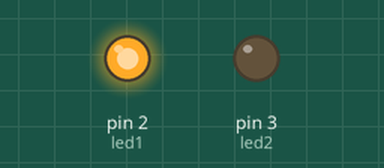
Recording of a sketch running on a simulated Arduino Uno, built with avr-gcc and run on an emulated ATmega328P. On the bench: output pins drawn as LEDs (lit = HIGH). What the sketch prints to the serial monitor is not drawn.

Above: at 5.0 s.
At 12.5 s:
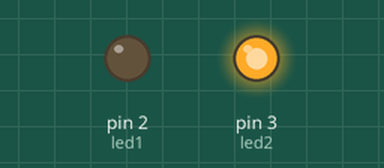
At 14.0 s:
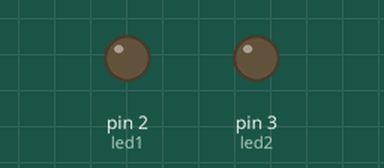
Timing chart, 0 to 19.5 s (numbered marks = the images above):
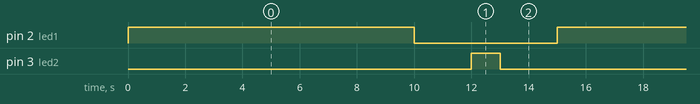

Measured:
- by itself, pin 2 (led1): alternates HIGH for 10.0 s and LOW for 5.0 s
- by itself, pin 3 (led2): alternates HIGH for 1.0 s and LOW for 14.0 s
- by itself, everything shown: repeats every 15.0 s, in 4 steps

The sketch:

OJMKT.ino
```cpp
int led1 = 2;
int led2 = 3;

// the setup function runs once when you press reset or power the board
void setup() {
  Serial.begin(115200);
  Serial.write("Hello World!\nYeet");

  // initialize digital pins as an output.
  pinMode(led1, OUTPUT);
  pinMode(led2, OUTPUT);
}

// the loop function runs over and over again forever
void loop() {
  digitalWrite(led1, HIGH);   // turn the LED on (HIGH is the voltage level)
  delay(10000);                       // wait for a second
  digitalWrite(led1, LOW);    // turn the LED off by making the voltage LOW
  delay(2000);                       // wait for a second

  digitalWrite(led2, HIGH);   // turn the LED on (HIGH is the voltage level)
  delay(1000);                       // wait for a second
  digitalWrite(led2, LOW);    // turn the LED off by making the voltage LOW
  delay(2000);                       // wait for a second
}
```
